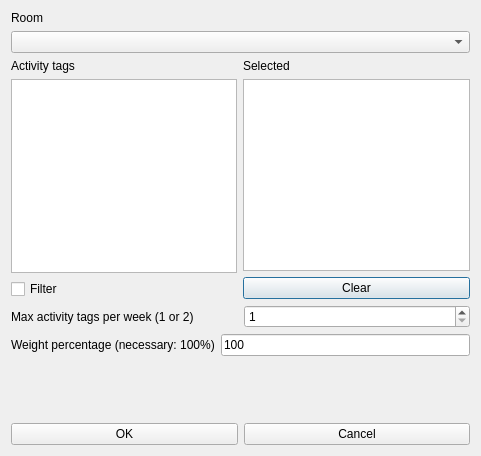
<?xml version="1.0" encoding="UTF-8"?>
<ui version="4.0">
 <class>ModifyConstraintRoomMaxActivityTagsPerWeekFromSetForm_template</class>
 <widget class="QDialog" name="ModifyConstraintRoomMaxActivityTagsPerWeekFromSetForm_template">
  <property name="geometry">
   <rect>
    <x>0</x>
    <y>0</y>
    <width>481</width>
    <height>456</height>
   </rect>
  </property>
  <property name="windowTitle">
   <string extracomment="This is the title of the dialog to add a new constraint of this type">Modify room max activity tags per week from set</string>
  </property>
  <layout class="QVBoxLayout" name="verticalLayout_4">
   <item>
    <layout class="QVBoxLayout" name="verticalLayout_3">
     <item>
      <widget class="QLabel" name="roomTextLabel">
       <property name="frameShape">
        <enum>QFrame::NoFrame</enum>
       </property>
       <property name="frameShadow">
        <enum>QFrame::Plain</enum>
       </property>
       <property name="text">
        <string>Room</string>
       </property>
       <property name="wordWrap">
        <bool>false</bool>
       </property>
      </widget>
     </item>
     <item>
      <widget class="QComboBox" name="roomsComboBox">
       <property name="editable">
        <bool>false</bool>
       </property>
       <property name="insertPolicy">
        <enum>QComboBox::NoInsert</enum>
       </property>
       <property name="duplicatesEnabled">
        <bool>false</bool>
       </property>
      </widget>
     </item>
    </layout>
   </item>
   <item>
    <layout class="QHBoxLayout" name="horizontalLayout_4">
     <item>
      <layout class="QVBoxLayout" name="verticalLayout_2">
       <item>
        <widget class="QLabel" name="label_2">
         <property name="text">
          <string>Activity tags</string>
         </property>
        </widget>
       </item>
       <item>
        <widget class="QListWidget" name="allActivityTagsListWidget"/>
       </item>
       <item>
        <widget class="QCheckBox" name="filterCheckBox">
         <property name="text">
          <string>Filter</string>
         </property>
        </widget>
       </item>
      </layout>
     </item>
     <item>
      <layout class="QVBoxLayout" name="verticalLayout">
       <item>
        <widget class="QLabel" name="label_3">
         <property name="text">
          <string comment="It refers to activity tags">Selected</string>
         </property>
        </widget>
       </item>
       <item>
        <widget class="QListWidget" name="selectedActivityTagsListWidget"/>
       </item>
       <item>
        <widget class="QPushButton" name="clearActivityTagsPushButton">
         <property name="text">
          <string>Clear</string>
         </property>
        </widget>
       </item>
      </layout>
     </item>
    </layout>
   </item>
   <item>
    <layout class="QHBoxLayout" name="horizontalLayout">
     <item>
      <widget class="QLabel" name="label">
       <property name="text">
        <string>Max activity tags per week (1 or 2)</string>
       </property>
      </widget>
     </item>
     <item>
      <widget class="QSpinBox" name="maxActivityTagsSpinBox">
       <property name="minimum">
        <number>1</number>
       </property>
       <property name="maximum">
        <number>2</number>
       </property>
       <property name="value">
        <number>1</number>
       </property>
      </widget>
     </item>
    </layout>
   </item>
   <item>
    <layout class="QHBoxLayout" name="horizontalLayout_2">
     <item>
      <widget class="QLabel" name="weightTextLabel">
       <property name="frameShape">
        <enum>QFrame::NoFrame</enum>
       </property>
       <property name="frameShadow">
        <enum>QFrame::Plain</enum>
       </property>
       <property name="text">
        <string>Weight percentage (necessary: 100%)</string>
       </property>
       <property name="wordWrap">
        <bool>false</bool>
       </property>
      </widget>
     </item>
     <item>
      <widget class="QLineEdit" name="weightLineEdit">
       <property name="text">
        <string notr="true">100</string>
       </property>
      </widget>
     </item>
    </layout>
   </item>
   <item>
    <spacer name="verticalSpacer">
     <property name="orientation">
      <enum>Qt::Vertical</enum>
     </property>
     <property name="sizeHint" stdset="0">
      <size>
       <width>20</width>
       <height>32</height>
      </size>
     </property>
    </spacer>
   </item>
   <item>
    <layout class="QHBoxLayout" name="horizontalLayout_3">
     <item>
      <widget class="QPushButton" name="okPushButton">
       <property name="text">
        <string>OK</string>
       </property>
      </widget>
     </item>
     <item>
      <widget class="QPushButton" name="cancelPushButton">
       <property name="text">
        <string>Cancel</string>
       </property>
      </widget>
     </item>
    </layout>
   </item>
  </layout>
 </widget>
 <layoutdefault spacing="6" margin="11"/>
 <resources/>
 <connections/>
</ui>
